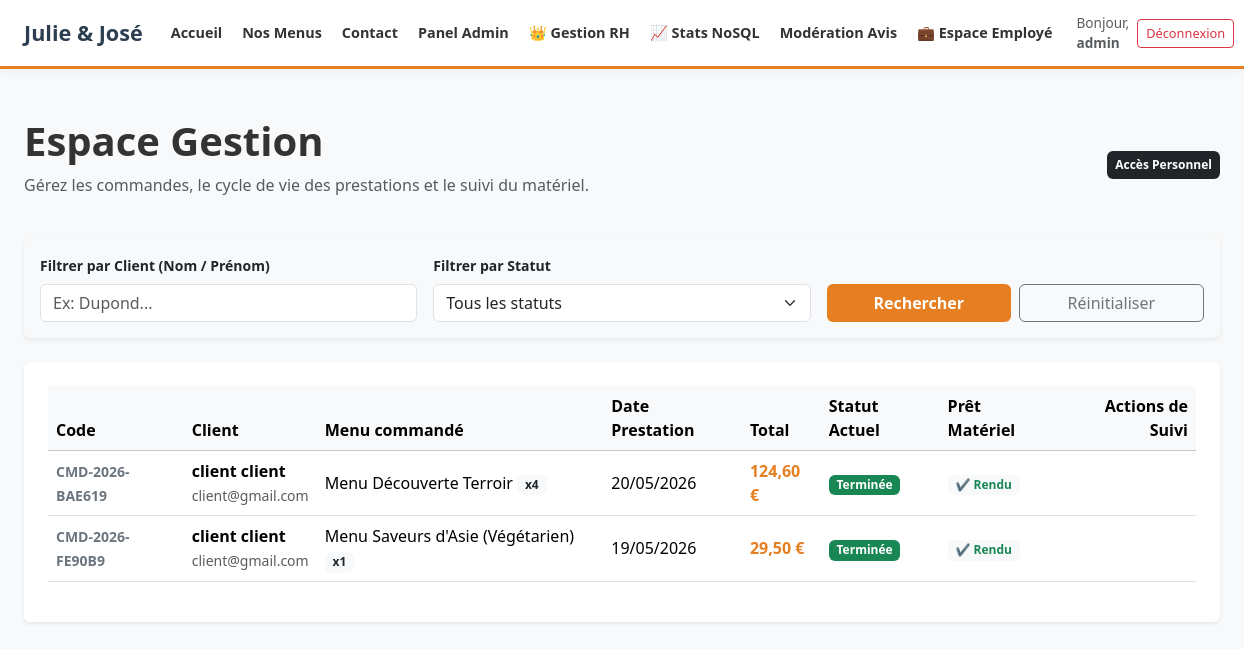
Screenshot of /employe_dashboard.php (signed in) with the database file from the repository.
### tables this page shows
CREATE TABLE `commande` (
  `numero_commande` varchar(50) NOT NULL,
  `date_commande` date NOT NULL,
  `date_prestation` date NOT NULL,
  `heure_livraison` varchar(50) DEFAULT NULL,
  `prix_menu` double DEFAULT NULL,
  `nombre_personne` int(11) DEFAULT NULL,
  `prix_livraison` double DEFAULT NULL,
  `statut` varchar(50) DEFAULT NULL,
  `pret_materiel` tinyint(1) DEFAULT 0,
  `restitution_materiel` tinyint(1) DEFAULT 0,
  `utilisateur_id` int(11) NOT NULL,
  `menu_id` int(11) NOT NULL
);

CREATE TABLE `utilisateur` (
  `utilisateur_id` int(11) NOT NULL,
  `email` varchar(50) NOT NULL,
  `password` varchar(255) NOT NULL,
  `prenom` varchar(50) NOT NULL,
  `nom` varchar(50) NOT NULL,
  `telephone` varchar(50) DEFAULT NULL,
  `ville` varchar(50) DEFAULT NULL,
  `pays` varchar(50) DEFAULT NULL,
  `adresse_postale` varchar(50) DEFAULT NULL,
  `role_id` int(11) NOT NULL
);

CREATE TABLE `menu` (
  `menu_id` int(11) NOT NULL,
  `titre` varchar(50) NOT NULL,
  `nombre_personne_minimum` int(11) NOT NULL,
  `prix_par_personne` double NOT NULL,
  `regime` varchar(50) DEFAULT NULL,
  `description` varchar(250) DEFAULT NULL,
  `quantite_restante` int(11) DEFAULT NULL,
  `regime_id` int(11) DEFAULT NULL,
  `theme_id` int(11) DEFAULT NULL
);

### public/employe_dashboard.php (the view, shortened to what this page needs)
<?php
require_once __DIR__ . '/../includes/header.php';
require_once __DIR__ . '/../includes/db_connect.php';
$filtre_client = isset($_GET['client']) ? trim($_GET['client']) : '';
$sql = "SELECT c.*, m.titre AS menu_titre, u.nom AS client_nom, u.prenom AS client_prenom, u.email AS client_email
        FROM commande c
        JOIN menu m ON c.menu_id = m.menu_id
        JOIN utilisateur u ON c.utilisateur_id = u.utilisateur_id
        WHERE 1=1";
$params = [];
$sql .= " ORDER BY c.date_commande DESC";
$stmt = $pdo->prepare($sql);
$stmt->execute($params);
$commandes = $stmt->fetchAll();
?>
<div class="container-fluid py-5 px-4">
    <div class="d-flex justify-content-between align-items-center mb-4">
        <div>
            <h1 class="fw-bold">Espace Gestion</h1>
            <p class="text-muted">Gérez les commandes, le cycle de vie des prestations et le suivi du matériel.</p>
        </div>
        <span class="badge bg-dark p-2">Accès Personnel</span>
    </div>
    <div class="card shadow-sm border-0 p-3 mb-4 bg-light">
        <form method="GET" class="row g-3 align-items-end">
            <div class="col-md-4">
                <label class="form-label small fw-bold">Filtrer par Client (Nom / Prénom)</label>
                <input type="text" name="client" class="form-control" value="<?= htmlspecialchars($filtre_client) ?>" placeholder="Ex: Dupond...">
            </div>
            <div class="col-md-4">
                <label class="form-label small fw-bold">Filtrer par Statut</label>
                <select name="statut" class="form-select">
                    <option value="">Tous les statuts</option>
                </select>
            </div>
            <div class="col-md-4 d-flex gap-2">
                <button type="submit" class="btn btn-primary text-white w-100 fw-bold">Rechercher</button>
                <a href="employe_dashboard.php" class="btn btn-outline-secondary w-100">Réinitialiser</a>
            </div>
        </form>
    </div>
    <div class="card shadow-sm border-0 p-4">
        <div class="table-responsive">
            <table class="table table-hover align-middle">
                <thead class="table-light">
                    <tr>
                        <th>Code</th>
                        <th>Client</th>
                        <th>Menu commandé</th>
                        <th>Date Prestation</th>
                        <th>Total</th>
                        <th>Statut Actuel</th>
                        <th>Prêt Matériel</th>
                        <th class="text-end">Actions de Suivi</th>
                    </tr>
                </thead>
                <tbody>
                    <?php if (empty($commandes)): ?>
                        <tr><td colspan="8" class="text-center text-muted py-4">Aucune commande ne correspond à ces critères.</td></tr>
                    <?php else: ?>
                        <?php foreach ($commandes as $cmd): ?>
                            <?php
                            $date_prestation_timestamp = strtotime($cmd['date_prestation']);
                            $jours_passes = (time() - $date_prestation_timestamp) / 86400;
                            $alerte_materiel_declenchee = ($cmd['pret_materiel'] == 1 && $cmd['restitution_materiel'] == 0 && $jours_passes > 10 && $cmd['statut'] === 'termine');
                            ?>
                            <tr class="<?= $alerte_materiel_declenchee ? 'table-danger' : '' ?>">
                                <td><small class="fw-bold text-secondary"><?= $cmd['numero_commande'] ?></small></td>
                                <td>
                                    <span class="fw-bold d-block"><?= htmlspecialchars($cmd['client_nom'] . ' ' . $cmd['client_prenom']) ?></span>
                                    <small class="text-muted"><?= htmlspecialchars($cmd['client_email']) ?></small>
                                </td>
                                <td><?= htmlspecialchars($cmd['menu_titre']) ?> <span class="badge bg-light text-dark">x<?= $cmd['nombre_personne'] ?></span></td>
                                <td><?= date('d/m/Y', $date_prestation_timestamp) ?></td>
                                <td><span class="fw-bold text-primary"><?= number_format($cmd['prix_menu'], 2, ',', ' ') ?> €</span></td>
                                <td>
                                    <?php
                                    if ($cmd['statut'] === 'termine') echo '<span class="badge bg-success text-white">Terminée</span>';
                                    ?>
                                </td>
                                <td>
                                    <?php if ($cmd['pret_materiel'] == 1): ?>
                                        <?php if ($cmd['restitution_materiel'] == 1): ?>
                                            <span class="badge bg-light text-success">✔️ Rendu</span>
                                        <?php else: ?>
                                            <span class="badge bg-light text-danger">⚠️ Non rendu</span>
                                        <?php endif; ?>
                                    <?php else: ?>
                                        <span class="text-muted small">Aucun</span>
                                    <?php endif; ?>
                                </td>
                                <td class="text-end">
                                </td>
                            </tr>
                        <?php endforeach; ?>
                    <?php endif; ?>
                </tbody>
            </table>
        </div>
    </div>
</div>

### assets/style.css (style rules this page uses)
:root { --main-orange: #FF7F50; --dark-orange: #E66A3D; --light-bg: #FFFFFF; }
body { background-color: var(--light-bg); color: #333; font-family: 'Segoe UI', sans-serif; }
.btn-primary { background-color: var(--main-orange) !important; border: none !important; }

### includes/header.php (style rules this page uses)
:root { --primary-orange: #E67E22; --dark-orange: #D35400; --light-bg: #F8F9FA; }
body { background-color: var(--light-bg); color: #333333; display: flex; flex-direction: column; min-height: 100vh; }
.btn-primary { background-color: var(--primary-orange) !important; border-color: var(--primary-orange) !important; color: #FFFFFF !important; transition: all 0.2s ease-in-out; }
.text-primary { color: var(--primary-orange) !important; }

### rows the page displays
commande: numero_commande "CMD-2026-BAE619", utilisateur.prenom "client client", utilisateur.email "client@gmail.com", menu.titre "Menu Découverte Terroir", nombre_personne "4", date_prestation "20/05/2026", prix_menu "124,60", statut "Terminée", pret_materiel "✔️ Rendu"
commande: numero_commande "CMD-2026-FE90B9", utilisateur.prenom "client client", utilisateur.email "client@gmail.com", menu.titre "Menu Saveurs d'Asie (Végétarien)", nombre_personne "1", date_prestation "19/05/2026", prix_menu "29,50", statut "Terminée", pret_materiel "✔️ Rendu"

### other values shown
$_SESSION['prenom'] "admin"
